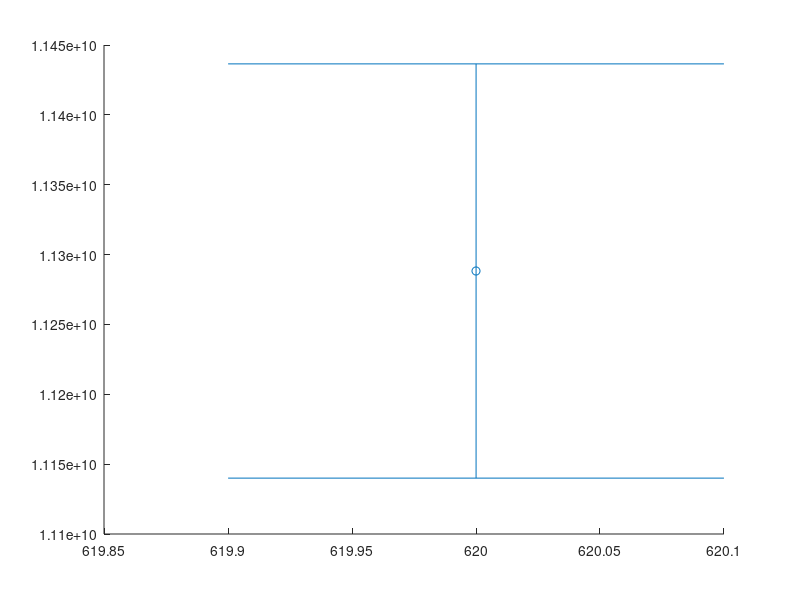

Write MATLAB code to recreate this figure. (Note: this script raises an error after producing the figure.)
close all
clear all
clc

%use matlab from R2020a version
%% data

rho = 620; %density plywood
a = 0.425;
b = 0.299;
h = 0.003;


%% natural freq of the tapa, from comsol eigenfreq
%    f02,    f20,     f11
F = [72.304, 106.15, 30.542];        %normal tapa
   

%% Caldersmith's formulae  (constants for elastic deformation)
%true values
El = 11140*10^6;
Er = 5880*10^6;
Glr = 910*10^6;

%values for the normal tapa
D = [0.08006, 0.08006, 0.274]'.*[a^4, b^4, a^2*b^2]'.*(F(1,:)'.^2)*rho./(h^2); 
E = [12*D(1,1); 12*D(2,1)];
G = 3*D(3,1);

%error calculation
El_err = abs((El - E(1,1)))/El*100;
Er_err = abs((Er - E(2,1)))/Er*100;
fprintf('Error bars: El = %.1f%%,  Er = %.1f%%\n', El_err, Er_err);
Glr_err = abs((Glr - G)/Glr)*100;
fprintf('Error bars: Glr = %.1f%%\n\n', Glr_err);


%% Plots

figure(1)
%scatter(rho, E(1,1),'DisplayName', 'E1  Caldersmith');
errorbar(rho, E(1,1),El_err*El/100,'o','DisplayName', 'E1 Caldersmith');
hold on
yline(El, 'b--', 'LineWidth', 0.5,'DisplayName', 'E1 REAL normal tapa');
legend
xlabel('density [kg/m^3]')
ylabel('Young''s modulus E [Pa]')
hold off

figure(2)
% scatter(rho, E(2,1),'DisplayName', 'E2 Caldersmith');
errorbar(rho, E(2,1),Er_err*Er/100,'o','DisplayName', 'E2 Caldersmith');
hold on
yline(Er, 'b--', 'LineWidth', 0.5,'DisplayName', 'E2 REAL normal tapa');
legend
xlabel('density [kg/m^3]')
ylabel('Young''s modulus E [Pa]')
hold off

figure(3)
%scatter(rhoh(:,1), Gh(1,:),'DisplayName', 'G modulus tapa with holes')
errorbar(rho, G(1,1),Glr_err/100*Glr,'o','DisplayName', 'G tapa Caldersmith');
yline(Glr, 'b--', 'LineWidth', 0.5,'DisplayName', 'G modulus REAL normal tapa');
legend
xlabel('density [kg/m^3]')
ylabel('Shear modulus [Pa]')
ylim([8.0*10^8 9.2*10^8])
hold off

